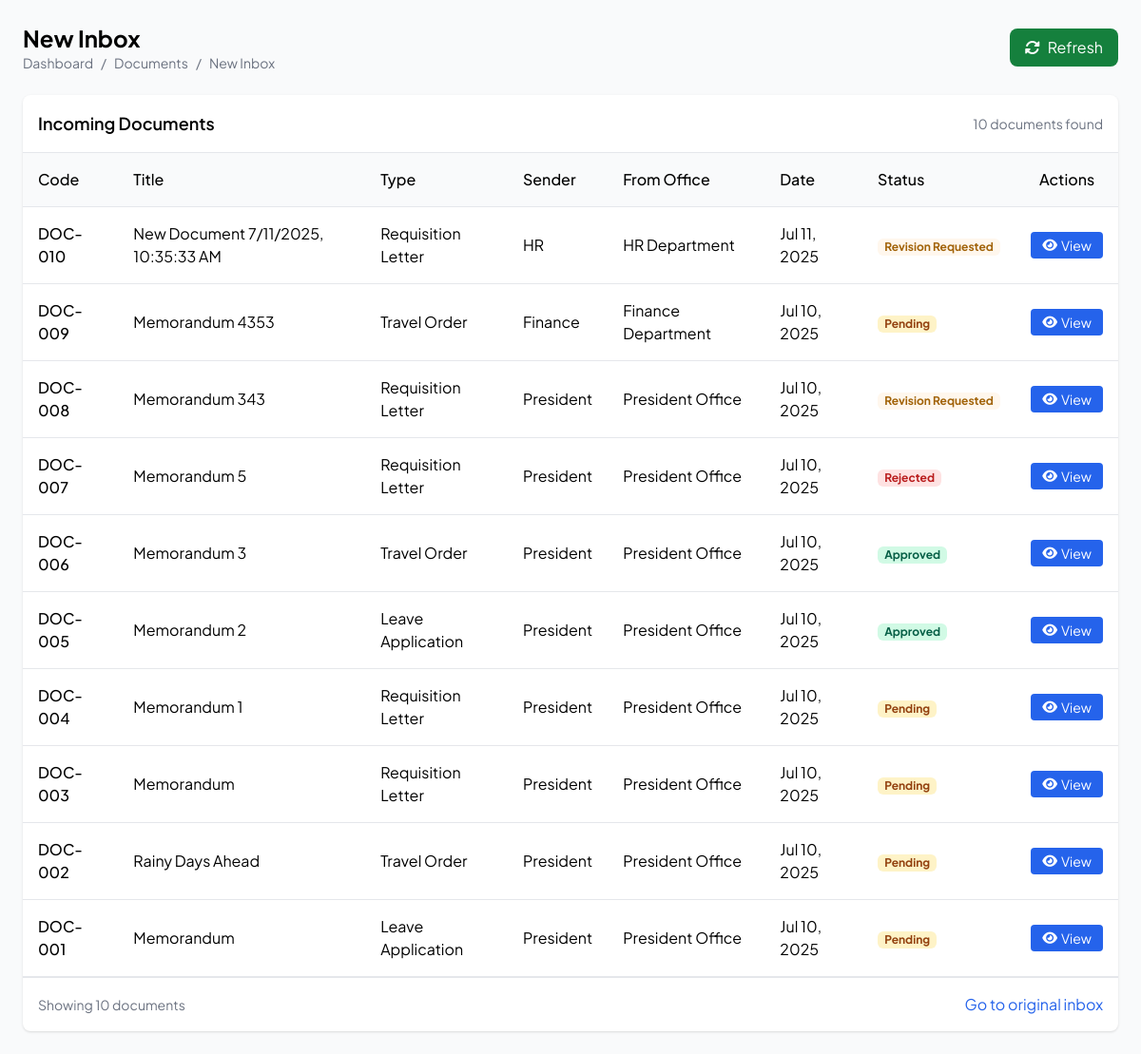
Screenshot of /pages/new_incoming.php (signed in) with the database file from the repository.
### tables this page shows
CREATE TABLE `documents` (
  `document_id` int(11) NOT NULL,
  `title` varchar(255) NOT NULL,
  `type_id` int(11) DEFAULT NULL,
  `creator_id` int(11) DEFAULT NULL,
  `file_path` varchar(255) DEFAULT NULL,
  `content_path` varchar(255) DEFAULT NULL,
  `current_step` int(11) DEFAULT NULL,
  `status` enum('draft','pending','approved','rejected','revision') DEFAULT 'draft',
  `verification_code` varchar(10) DEFAULT NULL,
  `created_at` timestamp NOT NULL DEFAULT current_timestamp(),
  `google_doc_id` varchar(255) DEFAULT NULL,
  `revision_requesting_office_id` int(11) DEFAULT NULL,
  `updated_at` timestamp NOT NULL DEFAULT current_timestamp() ON UPDATE current_timestamp(),
  `has_qr_signature` tinyint(1) DEFAULT 0,
  `is_urgent` tinyint(1) NOT NULL DEFAULT 0
);

CREATE TABLE `document_types` (
  `type_id` int(11) NOT NULL,
  `type_name` varchar(100) NOT NULL,
  `description` text DEFAULT NULL
);

CREATE TABLE `users` (
  `user_id` int(11) NOT NULL,
  `username` varchar(50) NOT NULL,
  `password` varchar(255) NOT NULL,
  `email` varchar(100) NOT NULL,
  `full_name` varchar(100) NOT NULL,
  `role_id` int(11) NOT NULL,
  `office_id` int(11) NOT NULL,
  `profile_image` varchar(255) DEFAULT NULL,
  `created_at` timestamp NOT NULL DEFAULT current_timestamp()
);

CREATE TABLE `offices` (
  `office_id` int(11) NOT NULL,
  `office_name` varchar(100) NOT NULL
);

### pages/new_incoming.php (the view, shortened to what this page needs)
<?php
require_once '../includes/config.php';
$office_id = $_SESSION['office_id'] ?? 0;
?>
<!DOCTYPE html>
<html>
<head>
  <script src="https://cdn.tailwindcss.com"></script>
  <link rel="stylesheet" href="https://cdnjs.cloudflare.com/ajax/libs/font-awesome/6.4.0/css/all.min.css">
</head>
<body class="bg-gray-50">
  <div class="p-6">
    <div class="mb-6 flex justify-between items-center">
      <div>
        <h1 class="text-2xl font-bold">New Inbox</h1>
        <div class="flex items-center text-sm text-gray-500">
          <a href="dashboard.php" class="hover:text-gray-700">Dashboard</a>
          <span class="mx-2">/</span>
          <a href="dashboard.php?page=documents" class="hover:text-gray-700">Documents</a>
          <span class="mx-2">/</span>
          <span>New Inbox</span>
        </div>
      </div>
      <div class="flex space-x-2">
        <button onclick="window.location.reload()" class="bg-green-700 text-white px-4 py-2 rounded-lg hover:bg-green-800 flex items-center">
          <i class="fas fa-sync-alt mr-2"></i> Refresh
        </button>
      </div>
    </div>
    <div class="bg-white rounded-lg shadow">
      <div class="p-4 border-b flex justify-between items-center">
        <div>
          <h2 class="text-lg font-semibold">Incoming Documents</h2>
        </div>
        <div>
          <span id="documentCount" class="text-sm text-gray-500">Loading...</span>
        </div>
      </div>
      <div class="overflow-x-auto">
        <table class="w-full">
          <thead>
            <tr class="text-left border-b bg-gray-50">
              <th class="p-4 font-medium">Code</th>
              <th class="p-4 font-medium">Title</th>
              <th class="p-4 font-medium">Type</th>
              <th class="p-4 font-medium">Sender</th>
              <th class="p-4 font-medium">From Office</th>
              <th class="p-4 font-medium">Date</th>
              <th class="p-4 font-medium">Status</th>
              <th class="p-4 font-medium text-center">Actions</th>
            </tr>
          </thead>
          <tbody>
            <?php
            $sql = "SELECT
                      d.document_id,
                      d.title,
                      d.status,
                      d.created_at,
                      dt.type_name,
                      u.full_name as creator_name,
                      o.office_name as creator_office
                    FROM document_workflow dw
                    JOIN documents d ON dw.document_id = d.document_id
                    LEFT JOIN document_types dt ON d.type_id = dt.type_id
                    LEFT JOIN users u ON d.creator_id = u.user_id
                    LEFT JOIN offices o ON u.office_id = o.office_id
                    WHERE dw.office_id = $office_id
                    ORDER BY d.created_at DESC";
            $result = $conn->query($sql);
            $total_records = ($result) ? $result->num_rows : 0;
            if ($result && $result->num_rows > 0) {
                while($row = $result->fetch_assoc()) {
                    $documentCode = 'DOC-' . str_pad($row['document_id'], 3, '0', STR_PAD_LEFT);
                    $status_class = match($row['status']) {
                        'approved' => 'badge-approved',
                        'rejected' => 'badge-rejected',
                        'on_hold' => 'badge-on_hold',
                        'hold' => 'badge-on_hold',
                        'revision' => 'badge-revision_requested',
                        'revision_requested' => 'badge-revision_requested',
                        default => 'badge-pending'
                    };
                    $status_text = match($row['status']) {
                        'approved' => 'Approved',
                        'rejected' => 'Rejected',
                        'on_hold' => 'On Hold',
                        'hold' => 'On Hold',
                        'revision' => 'Revision Requested',
                        'revision_requested' => 'Revision Requested',
                        default => 'Pending'
                    };
                    echo "<tr class='hover:bg-gray-50 border-b'>";
                    echo "<td class='p-4 font-medium'>$documentCode</td>";
                    echo "<td class='p-4'>{$row['title']}</td>";
                    echo "<td class='p-4'>{$row['type_name']}</td>";
                    echo "<td class='p-4'>{$row['creator_name']}</td>";
                    echo "<td class='p-4'>{$row['creator_office']}</td>";
                    echo "<td class='p-4'>" . date('M j, Y', strtotime($row['created_at'])) . "</td>";
                    echo "<td class='p-4'><span class='badge $status_class'>$status_text</span></td>";
                    echo "<td class='p-4'>";
                    echo "<div class='flex justify-center space-x-2'>";
                    echo "<a href='dashboard.php?page=view_document&id={$row['document_id']}' class='bg-blue-600 text-white px-3 py-1 rounded hover:bg-blue-700 text-sm flex items-center'><i class='fas fa-eye mr-1'></i> View</a>";
                    echo "</div>";
                    echo "</td>";
                    echo "</tr>";
                }
            } else {
                echo "<tr><td colspan='8' class='p-4 text-center text-gray-500'>No documents found</td></tr>";
                if ($conn->error) {
                    echo "<tr><td colspan='8' class='p-4 text-center text-red-500'>Error: {$conn->error}</td></tr>";
                }
            }
            ?>
          </tbody>
        </table>
      </div>
      <div class="p-4 border-t flex items-center justify-between">
        <div class="text-sm text-gray-500">
          <?php if ($total_records > 0): ?>
            Showing <?php echo $total_records; ?> document<?php echo $total_records != 1 ? "s" : ""; ?>
          <?php else: ?>
            No documents found
          <?php endif; ?>
        </div>
        <div>
          <a href="incoming.php" class="text-blue-600 hover:underline">Go to original inbox</a>
        </div>
      </div>
    </div>
  </div>
</body>
</html>

### pages/new_incoming.php (style rules this page uses)
body { font-family: "Plus Jakarta Sans", "Noto Sans", sans-serif; }
.badge { display: inline-block; padding: 0.25em 0.6em; font-size: 75%; font-weight: 700; line-height: 1; text-align: center; white-space: nowrap; vertical-align: baseline; border-radius: 0.375rem; }
.badge-pending { background-color: #FEF3C7; color: #92400E; }
.badge-approved { background-color: #D1FAE5; color: #065F46; }
.badge-rejected { background-color: #FEE2E2; color: #B91C1C; }
.badge-revision_requested { background-color: #FFF7ED; color: #A16207; }

### rows the page displays
documents: document_id "DOC-010", title "New Document 7/11/2025, 10:35:33 AM", type.type_name "Requisition Letter", creator.full_name "HR", offices.office_name "HR Department", created_at "Jul 11, 2025", status "Revision Requested"
documents: document_id "DOC-009", title "Memorandum 4353", type.type_name "Travel Order", creator.full_name "Finance", offices.office_name "Finance Department", created_at "Jul 10, 2025", status "Pending"
documents: document_id "DOC-008", title "Memorandum 343", type.type_name "Requisition Letter", creator.full_name "President", offices.office_name "President Office", created_at "Jul 10, 2025", status "Revision Requested"
documents: document_id "DOC-007", title "Memorandum 5", type.type_name "Requisition Letter", creator.full_name "President", offices.office_name "President Office", created_at "Jul 10, 2025", status "Rejected"
documents: document_id "DOC-006", title "Memorandum 3", type.type_name "Travel Order", creator.full_name "President", offices.office_name "President Office", created_at "Jul 10, 2025", status "Approved"
documents: document_id "DOC-005", title "Memorandum 2", type.type_name "Leave Application", creator.full_name "President", offices.office_name "President Office", created_at "Jul 10, 2025", status "Approved"
documents: document_id "DOC-004", title "Memorandum 1", type.type_name "Requisition Letter", creator.full_name "President", offices.office_name "President Office", created_at "Jul 10, 2025", status "Pending"
documents: document_id "DOC-003", title "Memorandum", type.type_name "Requisition Letter", creator.full_name "President", offices.office_name "President Office", created_at "Jul 10, 2025", status "Pending"
documents: document_id "DOC-002", title "Rainy Days Ahead", type.type_name "Travel Order", creator.full_name "President", offices.office_name "President Office", created_at "Jul 10, 2025", status "Pending"
documents: document_id "DOC-001", title "Memorandum", type.type_name "Leave Application", creator.full_name "President", offices.office_name "President Office", created_at "Jul 10, 2025", status "Pending"

### other values shown
$total_records "10"
